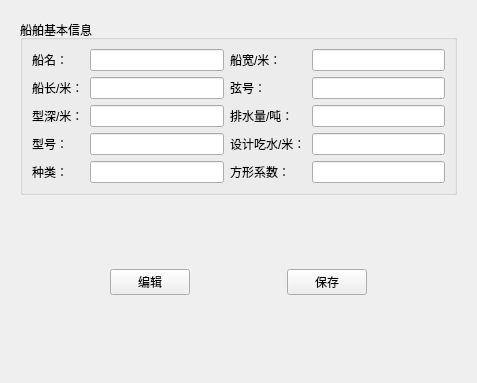
           <widget class="QWidget" name="page_7">
            <layout class="QGridLayout" name="gridLayout_8">
             <item row="0" column="0">
              <widget class="QWidget" name="widget" native="true">
               <property name="minimumSize">
                <size>
                 <width>455</width>
                 <height>361</height>
                </size>
               </property>
               <property name="maximumSize">
                <size>
                 <width>455</width>
                 <height>361</height>
                </size>
               </property>
               <layout class="QGridLayout" name="gridLayout_6">
                <item row="1" column="0">
                 <spacer name="verticalSpacer">
                  <property name="orientation">
                   <enum>Qt::Vertical</enum>
                  </property>
                  <property name="sizeHint" stdset="0">
                   <size>
                    <width>20</width>
                    <height>40</height>
                   </size>
                  </property>
                 </spacer>
                </item>
                <item row="0" column="0">
                 <widget class="QGroupBox" name="groupBox">
                  <property name="title">
                   <string>船舶基本信息</string>
                  </property>
                  <layout class="QGridLayout" name="gridLayout">
                   <item row="0" column="0">
                    <widget class="QLabel" name="label_2">
                     <property name="text">
                      <string>船名：</string>
                     </property>
                    </widget>
                   </item>
                   <item row="0" column="1">
                    <widget class="QLineEdit" name="lineEdit"/>
                   </item>
                   <item row="0" column="2">
                    <widget class="QLabel" name="label_6">
                     <property name="text">
                      <string>船宽/米：</string>
                     </property>
                    </widget>
                   </item>
                   <item row="1" column="0">
                    <widget class="QLabel" name="label_10">
                     <property name="text">
                      <string>船长/米：</string>
                     </property>
                    </widget>
                   </item>
                   <item row="1" column="1">
                    <widget class="QLineEdit" name="lineEdit_3"/>
                   </item>
                   <item row="1" column="2">
                    <widget class="QLabel" name="label_3">
                     <property name="text">
                      <string>弦号：</string>
                     </property>
                    </widget>
                   </item>
                   <item row="2" column="0">
                    <widget class="QLabel" name="label_7">
                     <property name="text">
                      <string>型深/米：</string>
                     </property>
                    </widget>
                   </item>
                   <item row="2" column="1">
                    <widget class="QLineEdit" name="lineEdit_5"/>
                   </item>
                   <item row="2" column="2">
                    <widget class="QLabel" name="label_11">
                     <property name="text">
                      <string>排水量/吨：</string>
                     </property>
                    </widget>
                   </item>
                   <item row="2" column="4">
                    <widget class="QLineEdit" name="lineEdit_6"/>
                   </item>
                   <item row="3" column="0">
                    <widget class="QLabel" name="label_4">
                     <property name="text">
                      <string>型号：</string>
                     </property>
                    </widget>
                   </item>
                   <item row="3" column="1">
                    <widget class="QLineEdit" name="lineEdit_7"/>
                   </item>
                   <item row="3" column="2" colspan="2">
                    <widget class="QLabel" name="label_8">
                     <property name="text">
                      <string>设计吃水/米：</string>
                     </property>
                    </widget>
                   </item>
                   <item row="3" column="4">
                    <widget class="QLineEdit" name="lineEdit_8"/>
                   </item>
                   <item row="4" column="0">
                    <widget class="QLabel" name="label_5">
                     <property name="text">
                      <string>种类：</string>
                     </property>
                    </widget>
                   </item>
                   <item row="4" column="1">
                    <widget class="QLineEdit" name="lineEdit_9"/>
                   </item>
                   <item row="4" column="2">
                    <widget class="QLabel" name="label_9">
                     <property name="text">
                      <string>方形系数：</string>
                     </property>
                    </widget>
                   </item>
                   <item row="4" column="4">
                    <widget class="QLineEdit" name="lineEdit_10"/>
                   </item>
                   <item row="1" column="4">
                    <widget class="QLineEdit" name="lineEdit_4"/>
                   </item>
                   <item row="0" column="4">
                    <widget class="QLineEdit" name="lineEdit_2"/>
                   </item>
                  </layout>
                  <zorder>label_2</zorder>
                  <zorder>lineEdit</zorder>
                  <zorder>lineEdit_2</zorder>
                  <zorder>lineEdit_3</zorder>
                  <zorder>label_3</zorder>
                  <zorder>lineEdit_4</zorder>
                  <zorder>lineEdit_5</zorder>
                  <zorder>lineEdit_6</zorder>
                  <zorder>lineEdit_7</zorder>
                  <zorder>lineEdit_8</zorder>
                  <zorder>label_4</zorder>
                  <zorder>lineEdit_9</zorder>
                  <zorder>lineEdit_10</zorder>
                  <zorder>label_6</zorder>
                  <zorder>label_10</zorder>
                  <zorder>label_7</zorder>
                  <zorder>label_11</zorder>
                  <zorder>label_8</zorder>
                  <zorder>label_5</zorder>
                  <zorder>label_9</zorder>
                 </widget>
                </item>
                <item row="2" column="0">
                 <layout class="QHBoxLayout" name="horizontalLayout_2">
                  <item>
                   <spacer name="horizontalSpacer_2">
                    <property name="orientation">
                     <enum>Qt::Horizontal</enum>
                    </property>
                    <property name="sizeHint" stdset="0">
                     <size>
                      <width>40</width>
                      <height>20</height>
                     </size>
                    </property>
                   </spacer>
                  </item>
                  <item>
                   <widget class="QPushButton" name="pushButton">
                    <property name="text">
                     <string>编辑</string>
                    </property>
                   </widget>
                  </item>
                  <item>
                   <spacer name="horizontalSpacer">
                    <property name="orientation">
                     <enum>Qt::Horizontal</enum>
                    </property>
                    <property name="sizeHint" stdset="0">
                     <size>
                      <width>40</width>
                      <height>20</height>
                     </size>
                    </property>
                   </spacer>
                  </item>
                  <item>
                   <widget class="QPushButton" name="pushButton_2">
                    <property name="text">
                     <string>保存</string>
                    </property>
                   </widget>
                  </item>
                  <item>
                   <spacer name="horizontalSpacer_3">
                    <property name="orientation">
                     <enum>Qt::Horizontal</enum>
                    </property>
                    <property name="sizeHint" stdset="0">
                     <size>
                      <width>40</width>
                      <height>20</height>
                     </size>
                    </property>
                   </spacer>
                  </item>
                 </layout>
                </item>
                <item row="3" column="0">
                 <spacer name="verticalSpacer_2">
                  <property name="orientation">
                   <enum>Qt::Vertical</enum>
                  </property>
                  <property name="sizeHint" stdset="0">
                   <size>
                    <width>20</width>
                    <height>40</height>
                   </size>
                  </property>
                 </spacer>
                </item>
               </layout>
               <zorder>groupBox</zorder>
               <zorder>verticalSpacer</zorder>
               <zorder>verticalSpacer_2</zorder>
              </widget>
             </item>
            </layout>
           </widget>
